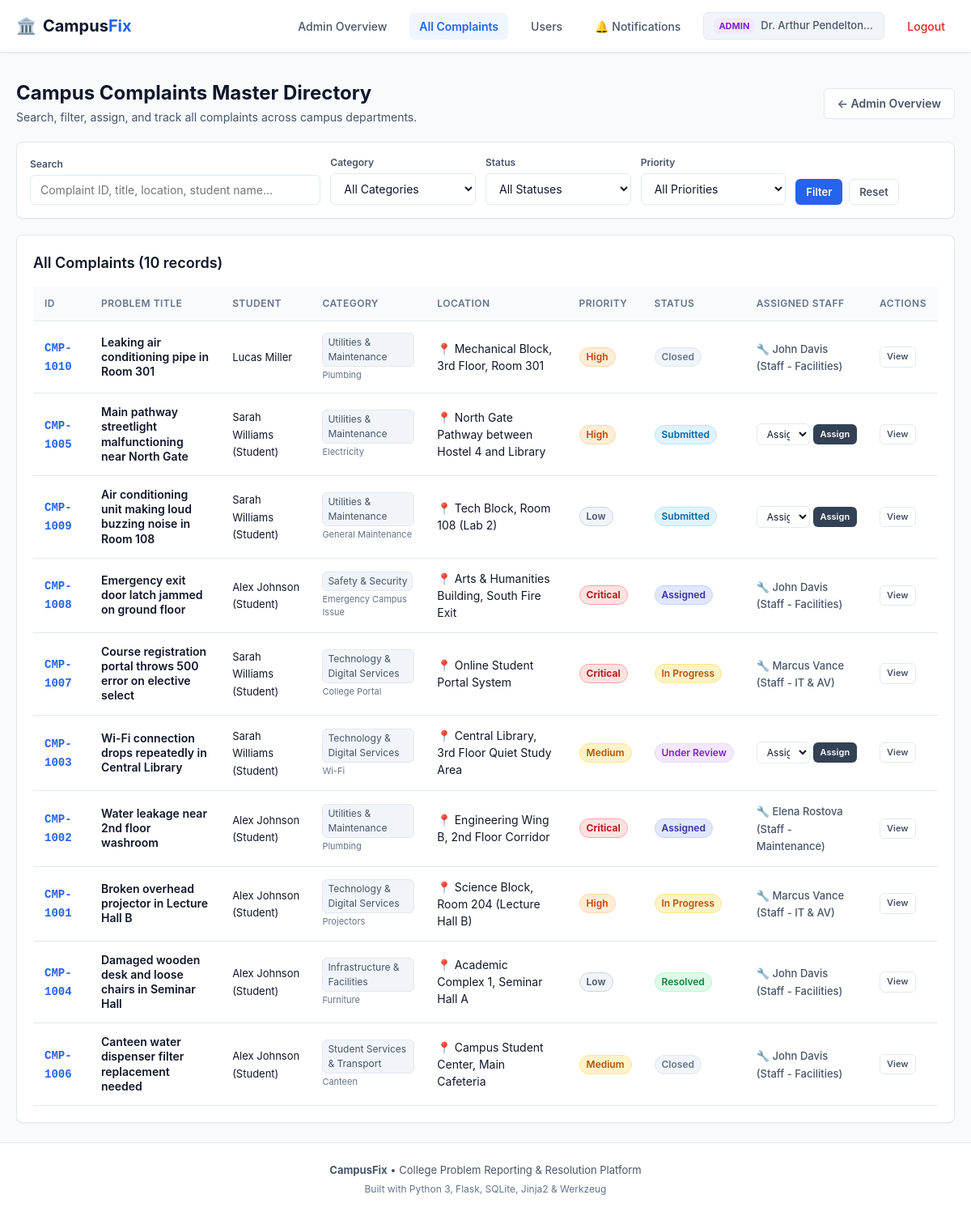
The page /admin/complaints (signed in) on the database its author committed.
### tables this page shows
CREATE TABLE complaints (
        id INTEGER PRIMARY KEY AUTOINCREMENT,
        complaint_id TEXT UNIQUE NOT NULL,
        student_id INTEGER NOT NULL,
        title TEXT NOT NULL,
        description TEXT NOT NULL,
        category TEXT NOT NULL,
        subcategory TEXT NOT NULL,
        location TEXT NOT NULL,
        priority TEXT NOT NULL CHECK(priority IN ('Low', 'Medium', 'High', 'Critical')),
        status TEXT NOT NULL CHECK(status IN ('Submitted', 'Under Review', 'Assigned', 'In Progress', 'Resolved', 'Closed', 'Reopened')),
        assigned_staff_id INTEGER,
        image_filename TEXT,
        created_at TIMESTAMP DEFAULT CURRENT_TIMESTAMP,
        updated_at TIMESTAMP DEFAULT CURRENT_TIMESTAMP,
        FOREIGN KEY (student_id) REFERENCES users (id),
        FOREIGN KEY (assigned_staff_id) REFERENCES users (id)
    );

CREATE TABLE users (
        id INTEGER PRIMARY KEY AUTOINCREMENT,
        name TEXT NOT NULL,
        email TEXT UNIQUE NOT NULL,
        password TEXT NOT NULL,
        role TEXT NOT NULL CHECK(role IN ('student', 'staff', 'admin')),
        department TEXT,
        created_at TIMESTAMP DEFAULT CURRENT_TIMESTAMP
    );

### app.py (the view)
@app.route("/admin/complaints")
@login_required
@admin_required
def admin_complaints():
    search = request.args.get("search", "").strip()
    category = request.args.get("category", "").strip()
    status = request.args.get("status", "").strip()
    priority = request.args.get("priority", "").strip()
    all_complaints = database.get_all_complaints(
        search_query=search,
        category_filter=category,
        status_filter=status,
        priority_filter=priority
    )
    staff_members = database.get_staff_members()
    return render_template(
        "admin_complaints.html",
        complaints=all_complaints,
        staff_members=staff_members,
        search=search,
        selected_category=category,
        selected_status=status,
        selected_priority=priority
    )

### app.py (called while the page is built)
def login_required(f):
    @wraps(f)
    def decorated_function(*args, **kwargs):
        if "user_id" not in session:
            flash("Please log in to access this page.", "warning")
            return redirect(url_for("login"))
        return f(*args, **kwargs)
    return decorated_function

def role_required(allowed_roles):
    def decorator(f):
        @wraps(f)
        def decorated_function(*args, **kwargs):
            if "user_id" not in session:
                flash("Please log in to access this page.", "warning")
                return redirect(url_for("login"))
            user_role = session.get("user_role")
            if user_role not in allowed_roles:
                abort(403)
            return f(*args, **kwargs)
        return decorated_function
    return decorator

@app.context_processor
def inject_global_data():
    unread_count = 0
    if "user_id" in session:
        unread_count = database.get_unread_notification_count(session["user_id"])
    return {
        "current_user_name": session.get("user_name"),
        "current_user_email": session.get("user_email"),
        "current_user_role": session.get("user_role"),
        "unread_notifications_count": unread_count,
        "categories_dict": CATEGORIES,
        "priority_levels": PRIORITY_LEVELS
    }

### database.py (called while the page is built)
def get_db_connection():
    conn = sqlite3.connect(DB_NAME)
    conn.row_factory = sqlite3.Row
    conn.execute("PRAGMA foreign_keys = ON")
    return conn

def get_staff_members():
    conn = get_db_connection()
    cursor = conn.cursor()
    cursor.execute("SELECT id, name, email, department FROM users WHERE role = 'staff' ORDER BY name ASC")
    staff = cursor.fetchall()
    conn.close()
    return staff

def get_unread_notification_count(user_id):
    conn = get_db_connection()
    cursor = conn.cursor()
    cursor.execute("SELECT COUNT(*) FROM notifications WHERE user_id = ? AND is_read = 0", (user_id,))
    count = cursor.fetchone()[0]
    conn.close()
    return count

### templates/admin_complaints.html (shortened to what this page needs)
{% extends "base.html" %}
{% block content %}
<div class="page-wrapper" id="admin-complaints-page">
  <div class="page-header-flex">
    <div>
      <h1 class="page-title">Campus Complaints Master Directory</h1>
      <p class="page-subtitle">Search, filter, assign, and track all complaints across campus departments.</p>
    </div>
    <a href="{{ url_for('admin_dashboard') }}" class="btn btn-outline">
      &larr; Admin Overview
    </a>
  </div>
  <div class="filter-card">
    <form action="{{ url_for('admin_complaints') }}" method="GET" class="filter-form">
      <div class="filter-grid">
        <div class="filter-item filter-search">
          <label for="search" class="filter-label">Search</label>
          <input
            type="text"
            id="search"
            name="search"
            class="form-control"
            placeholder="Complaint ID, title, location, student name..."
            value="{{ search or '' }}"
          >
        </div>
        <div class="filter-item">
          <label for="category" class="filter-label">Category</label>
          <select id="category" name="category" class="form-control">
            <option value="">All Categories</option>
          </select>
        </div>
        <div class="filter-item">
          <label for="status" class="filter-label">Status</label>
          <select id="status" name="status" class="form-control">
            <option value="">All Statuses</option>
          </select>
        </div>
        <div class="filter-item">
          <label for="priority" class="filter-label">Priority</label>
          <select id="priority" name="priority" class="form-control">
            <option value="">All Priorities</option>
          </select>
        </div>
        <div class="filter-item filter-buttons">
          <button type="submit" class="btn btn-primary btn-sm">Filter</button>
          <a href="{{ url_for('admin_complaints') }}" class="btn btn-outline btn-sm">Reset</a>
        </div>
      </div>
    </form>
  </div>
  <div class="content-card">
    <div class="card-header-flex">
      <h2 class="card-title">All Complaints ({{ complaints|length }} records)</h2>
    </div>
    {% if complaints %}
      <div class="table-responsive">
        <table class="data-table" id="table-admin-all-complaints">
          <thead>
            <tr>
              <th>ID</th>
              <th>Problem Title</th>
              <th>Student</th>
              <th>Category</th>
              <th>Location</th>
              <th>Priority</th>
              <th>Status</th>
              <th>Assigned Staff</th>
              <th>Actions</th>
            </tr>
          </thead>
          <tbody>
            {% for c in complaints %}
              <tr class="table-row-hover">
                <td>
                  <a href="{{ url_for('complaint_detail', complaint_id=c.complaint_id) }}" class="complaint-code-link">
                    {{ c.complaint_id }}
                  </a>
                </td>
                <td class="table-cell-title">
                  <div class="complaint-title-main">{{ c.title }}</div>
                </td>
                <td>
                  <span class="text-sm">{{ c.student_name }}</span>
                </td>
                <td>
                  <span class="category-pill">{{ c.category }}</span>
                  <div class="subcategory-text">{{ c.subcategory }}</div>
                </td>
                <td class="table-location">
                  📍 {{ c.location }}
                </td>
                <td>
                  <span class="badge-priority priority-{{ c.priority|lower }}">{{ c.priority }}</span>
                </td>
                <td>
                  <span class="badge-status status-{{ c.status|lower|replace(' ', '-') }}">{{ c.status }}</span>
                </td>
                <td>
                  {% if c.staff_name %}
                    <span class="staff-assigned-tag">🔧 {{ c.staff_name }}</span>
                  {% else %}
                    <form action="{{ url_for('admin_assign_staff', complaint_db_id=c.id) }}" method="POST" class="inline-assign-form">
                      <select name="staff_id" class="form-control form-control-sm select-mini" required>
                        <option value="" disabled selected>Assign...</option>
                      </select>
                      <button type="submit" class="btn btn-xs btn-secondary">Assign</button>
                    </form>
                  {% endif %}
                </td>
                <td>
                  <a href="{{ url_for('complaint_detail', complaint_id=c.complaint_id) }}" class="btn btn-xs btn-outline">
                    View
                  </a>
                </td>
              </tr>
            {% endfor %}
          </tbody>
        </table>
      </div>
    {% endif %}
  </div>
</div>
{% endblock %}

### rows shown on the page
complaints: complaint_id "CMP-1010", title "Leaking air conditioning pipe in Room 301", student_name "Lucas Miller", category "Utilities & Maintenance", subcategory "Plumbing", location "Mechanical Block, 3rd Floor, Room 301", priority "High", status "Closed", staff_name "John Davis (Staff - Facilities)"
complaints: complaint_id "CMP-1005", title "Main pathway streetlight malfunctioning near North Gate", student_name "Sarah Williams (Student)", category "Utilities & Maintenance", subcategory "Electricity", location "North Gate Pathway between Hostel 4 and Library", priority "High", status "Submitted"
complaints: complaint_id "CMP-1009", title "Air conditioning unit making loud buzzing noise in Room 108", student_name "Sarah Williams (Student)", category "Utilities & Maintenance", subcategory "General Maintenance", location "Tech Block, Room 108 (Lab 2)", priority "Low", status "Submitted"
complaints: complaint_id "CMP-1008", title "Emergency exit door latch jammed on ground floor", student_name "Alex Johnson (Student)", category "Safety & Security", subcategory "Emergency Campus Issue", location "Arts & Humanities Building, South Fire Exit", priority "Critical", status "Assigned", staff_name "John Davis (Staff - Facilities)"
complaints: complaint_id "CMP-1007", title "Course registration portal throws 500 error on elective select", student_name "Sarah Williams (Student)", category "Technology & Digital Services", subcategory "College Portal", location "Online Student Portal System", priority "Critical", status "In Progress", staff_name "Marcus Vance (Staff - IT & AV)"
complaints: complaint_id "CMP-1003", title "Wi-Fi connection drops repeatedly in Central Library", student_name "Sarah Williams (Student)", category "Technology & Digital Services", subcategory "Wi-Fi", location "Central Library, 3rd Floor Quiet Study Area", priority "Medium", status "Under Review"
complaints: complaint_id "CMP-1002", title "Water leakage near 2nd floor washroom", student_name "Alex Johnson (Student)", category "Utilities & Maintenance", subcategory "Plumbing", location "Engineering Wing B, 2nd Floor Corridor", priority "Critical", status "Assigned", staff_name "Elena Rostova (Staff - Maintenance)"
complaints: complaint_id "CMP-1001", title "Broken overhead projector in Lecture Hall B", student_name "Alex Johnson (Student)", category "Technology & Digital Services", subcategory "Projectors", location "Science Block, Room 204 (Lecture Hall B)", priority "High", status "In Progress", staff_name "Marcus Vance (Staff - IT & AV)"
complaints: complaint_id "CMP-1004", title "Damaged wooden desk and loose chairs in Seminar Hall", student_name "Alex Johnson (Student)", category "Infrastructure & Facilities", subcategory "Furniture", location "Academic Complex 1, Seminar Hall A", priority "Low", status "Resolved", staff_name "John Davis (Staff - Facilities)"
complaints: complaint_id "CMP-1006", title "Canteen water dispenser filter replacement needed", student_name "Alex Johnson (Student)", category "Student Services & Transport", subcategory "Canteen", location "Campus Student Center, Main Cafeteria", priority "Medium", status "Closed", staff_name "John Davis (Staff - Facilities)"

### other values the page prints
{{ session.get('user_role')|capitalize }} "ADMIN"
{{ session.get('user_name') }} "Dr. Arthur Pendelton…"
{{ complaints|length }} "10"
